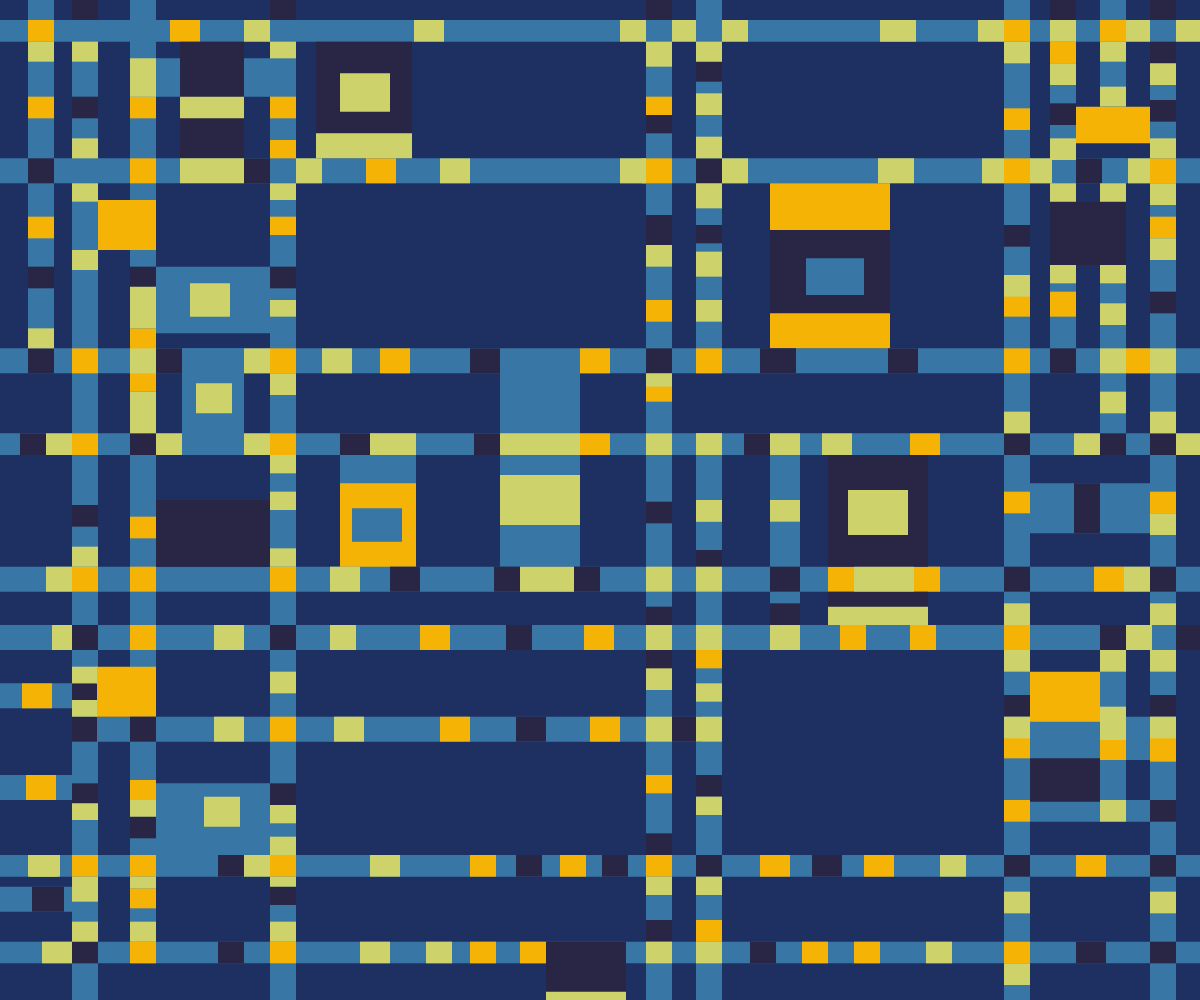
Frame 1 (no input)
Frame 60 (no input): identical to frame 1, image omitted
Frame 120 (the mouse pressed at the canvas centre since frame 60): identical to frame 1, image omitted

The p5.js sketch that drew this single still picture (run headless with seeded random() and noise() and a simulated clock; from frame 60 on, the mouse is pressed at the canvas centre):

// p5.js sketch
// ── sketch.js
let allRectsCoords = [

  //Orignal file was 600 * 600
  //Light blue 
  //Light blue (vertically from left to right)
  {x: 14/600 , y: 0/600 , w: 13/600 , h: 220/600 , colour: "rgb(56, 118, 166)"},
  {x: 36/600 , y: 0/600 , w: 13/600 , h: 600/600 , colour: "rgb(56, 118, 166)"},
  {x: 65/600 , y: 0/600 , w: 13/600 , h: 570/600 , colour: "rgb(56, 118, 166)"},
  {x: 135/600 , y: 0/600 , w: 13/600 , h: 600/600 , colour: "rgb(56, 118, 166)"},
  {x: 323/600 , y: 0/600 , w: 13/600 , h: 600/600 , colour: "rgb(56, 118, 166)"},
  {x: 348/600 , y: 0/600 , w: 13/600 , h: 220/600 , colour: "rgb(56, 118, 166)"},
  {x: 348/600 , y: 260/600 , w: 13/600 , h: 340/600 , colour: "rgb(56, 118, 166)"},
  {x: 385/600 , y: 260/600 , w: 15/600 , h: 120/600 , colour: "rgb(56, 118, 166)"},
  {x: 502/600 , y: 0/600 , w: 13/600 , h: 600/600 , colour: "rgb(56, 118, 166)"},
  {x: 525/600 , y: 0/600 , w: 13/600 , h: 220/600 , colour: "rgb(56, 118, 166)"},
  {x: 550/600 , y: 0/600 , w: 13/600 , h: 60/600 , colour: "rgb(56, 118, 166)"},
  {x: 550/600 , y: 95/600 , w: 13/600 , h: 170/600 , colour: "rgb(56, 118, 166)"},
  {x: 550/600 , y: 375/600 , w: 13/600 , h: 110/600 , colour: "rgb(56, 118, 166)"},
  {x: 575/600 , y: 0/600 , w: 13/600 , h: 600/600 , colour: "rgb(56, 118, 166)"},

  //Light blue (horizontally from top to bottom)
  {x: 0/600 , y: 12/600 , w: 600/600 , h: 13/600 , colour: "rgb(56, 118, 166)"},
  {x: 0/600 , y: 95/600 , w: 600/600 , h: 15/600 , colour: "rgb(56, 118, 166)"},
  {x: 0/600 , y: 209/600 , w: 600/600 , h: 15/600 , colour: "rgb(56, 118, 166)"},
  {x: 0/600 , y: 260/600 , w: 600/600 , h: 13/600 , colour: "rgb(56, 118, 166)"},
  {x: 0/600 , y: 340/600 , w: 600/600 , h: 15/600 , colour: "rgb(56, 118, 166)"},
  {x: 0/600 , y: 375/600 , w: 600/600 , h: 15/600 , colour: "rgb(56, 118, 166)"},
  {x: 0/600 , y: 410/600 , w: 36/600 , h: 15/600 , colour: "rgb(56, 118, 166)"},
  {x: 36/600 , y: 430/600 , w: 323/600 , h: 15/600 , colour: "rgb(56, 118, 166)"},
  {x: 502/600 , y: 430/600 , w: 85/600 , h: 26/600 , colour: "rgb(56, 118, 166)"},
  {x: 0/600 , y: 465/600 , w: 36/600 , h: 15/600 , colour: "rgb(56, 118, 166)"},
  {x: 502/600 , y: 480/600 , w: 85/600 , h: 13/600 , colour: "rgb(56, 118, 166)"},
  {x: 0/600 , y: 513/600 , w: 600/600 , h: 13/600 , colour: "rgb(56, 118, 166)"},
  {x: 0/600 , y: 532/600 , w: 36/600 , h: 15/600 , colour: "rgb(56, 118, 166)"},
  {x: 0/600 , y: 565/600 , w: 600/600 , h: 13/600 , colour: "rgb(56, 118, 166)"},

  //Light blue Rectangle but separately
  {x: 78/600 , y: 35/600 , w: 70/600 , h: 23/600 , colour: "rgb(56, 118, 166)"},
  {x: 78/600 , y: 160/600 , w: 70/600 , h: 40/600 , colour: "rgb(56, 118, 166)"},
  {x: 91/600 , y: 209/600 , w: 31/600 , h: 60/600 , colour: "rgb(56, 118, 166)"},
  {x: 78/600 , y: 470/600 , w: 60/600 , h: 43/600 , colour: "rgb(56, 118, 166)"},
  {x: 170/600 , y: 273/600 , w: 38/600 , h: 70/600 , colour: "rgb(56, 118, 166)"},
  {x: 250/600 , y: 210/600 , w: 40/600 , h: 130/600 , colour: "rgb(56, 118, 166)"},
  {x: 515/600 , y: 290/600 , w: 70/600 , h: 30/600 , colour: "rgb(56, 118, 166)"},

  //Orange
  //Orange (1st area)
  {x: 14/600 , y: 12/600 , w: 13/600 , h: 13/600 , colour: "rgb(244, 179, 5)"},
  {x: 14/600 , y: 58/600 , w: 13/600 , h: 13/600 , colour: "rgb(244, 179, 5)"},
  {x: 14/600 , y: 130/600 , w: 13/600 , h: 13/600 , colour: "rgb(244, 179, 5)"},
  {x: 11/600 , y: 410/600 , w: 15/600 , h: 15/600 , colour: "rgb(244, 179, 5)"},
  {x: 13/600 , y: 465/600 , w: 15/600 , h: 15/600 , colour: "rgb(244, 179, 5)"},

  //Orange (2nd area)
  {x: 36/600 , y: 209/600 , w: 13/600 , h: 15/600 , colour: "rgb(244, 179, 5)"},
  {x: 36/600 , y: 260/600 , w: 13/600 , h: 13/600 , colour: "rgb(244, 179, 5)"},
  {x: 36/600 , y: 340/600 , w: 13/600 , h: 15/600 , colour: "rgb(244, 179, 5)"},
  {x: 36/600 , y: 513/600 , w: 13/600 , h: 13/600 , colour: "rgb(244, 179, 5)"},

  //Orange (3rd area)
  {x: 65/600 , y: 58/600 , w: 13/600 , h: 13/600 , colour: "rgb(244, 179, 5)"},
  {x: 65/600 , y: 95/600 , w: 13/600 , h: 15/600 , colour: "rgb(244, 179, 5)"},
  {x: 65/600 , y: 197/600 , w: 13/600 , h: 13/600 , colour: "rgb(244, 179, 5)"},
  {x: 65/600 , y: 222/600 , w: 13/600 , h: 13/600 , colour: "rgb(244, 179, 5)"},
  {x: 65/600 , y: 310/600 , w: 13/600 , h: 13/600 , colour: "rgb(244, 179, 5)"},
  {x: 65/600 , y: 340/600 , w: 13/600 , h: 15/600 , colour: "rgb(244, 179, 5)"},
  {x: 65/600 , y: 375/600 , w: 13/600 , h: 15/600 , colour: "rgb(244, 179, 5)"},
  {x: 65/600 , y: 468/600 , w: 13/600 , h: 13/600 , colour: "rgb(244, 179, 5)"},
  {x: 65/600 , y: 513/600 , w: 13/600 , h: 13/600 , colour: "rgb(244, 179, 5)"},
  {x: 65/600 , y: 533/600 , w: 13/600 , h: 12/600 , colour: "rgb(244, 179, 5)"},
  {x: 65/600 , y: 565/600 , w: 13/600 , h: 13/600 , colour: "rgb(244, 179, 5)"},

  {x: 85/600 , y: 12/600 , w: 15/600 , h: 13/600 , colour: "rgb(244, 179, 5)"},

  //Orange (4th area)
  {x: 135/600 , y: 58/600 , w: 13/600 , h: 13/600 , colour: "rgb(244, 179, 5)"},
  {x: 135/600 , y: 84/600 , w: 13/600 , h: 11/600 , colour: "rgb(244, 179, 5)"},
  {x: 135/600 , y: 130/600 , w: 13/600 , h: 11/600 , colour: "rgb(244, 179, 5)"},
  {x: 135/600 , y: 209/600 , w: 13/600 , h: 15/600 , colour: "rgb(244, 179, 5)"},
  {x: 135/600 , y: 260/600 , w: 13/600 , h: 13/600 , colour: "rgb(244, 179, 5)"},
  {x: 135/600 , y: 340/600 , w: 13/600 , h: 15/600 , colour: "rgb(244, 179, 5)"},
  {x: 135/600 , y: 430/600 , w: 13/600 , h: 15/600 , colour: "rgb(244, 179, 5)"},
  {x: 135/600 , y: 513/600 , w: 13/600 , h: 13/600 , colour: "rgb(244, 179, 5)"},
  {x: 135/600 , y: 565/600 , w: 13/600 , h: 13/600 , colour: "rgb(244, 179, 5)"},

  {x: 183/600 , y: 95/600 , w: 15/600 , h: 15/600 , colour: "rgb(244, 179, 5)"},
  {x: 190/600 , y: 209/600 , w: 15/600 , h: 15/600 , colour: "rgb(244, 179, 5)"},
  {x: 210/600 , y: 375/600 , w: 15/600 , h: 15/600 , colour: "rgb(244, 179, 5)"},
  {x: 220/600 , y: 430/600 , w: 15/600 , h: 15/600 , colour: "rgb(244, 179, 5)"},
  {x: 235/600 , y: 513/600 , w: 13/600 , h: 13/600 , colour: "rgb(244, 179, 5)"},
  {x: 235/600 , y: 565/600 , w: 13/600 , h: 13/600 , colour: "rgb(244, 179, 5)"},

  {x: 290/600 , y: 209/600 , w: 15/600 , h: 15/600 , colour: "rgb(244, 179, 5)"},
  {x: 290/600 , y: 260/600 , w: 15/600 , h: 13/600 , colour: "rgb(244, 179, 5)"},
  {x: 292/600 , y: 375/600 , w: 15/600 , h: 15/600 , colour: "rgb(244, 179, 5)"},
  {x: 295/600 , y: 430/600 , w: 15/600 , h: 15/600 , colour: "rgb(244, 179, 5)"},
  {x: 280/600 , y: 513/600 , w: 13/600 , h: 13/600 , colour: "rgb(244, 179, 5)"},
  {x: 260/600 , y: 565/600 , w: 13/600 , h: 13/600 , colour: "rgb(244, 179, 5)"},

  //Orange (5th area)
  {x: 323/600 , y: 58/600 , w: 13/600 , h: 11/600 , colour: "rgb(244, 179, 5)"},
  {x: 321/600 , y: 95/600 , w: 15/600 , h: 15/600 , colour: "rgb(244, 179, 5)"},
  {x: 323/600 , y: 180/600 , w: 13/600 , h: 13/600 , colour: "rgb(244, 179, 5)"},
  {x: 323/600 , y: 230/600 , w: 13/600 , h: 11/600 , colour: "rgb(244, 179, 5)"},
  {x: 323/600 , y: 465/600 , w: 13/600 , h: 11/600 , colour: "rgb(244, 179, 5)"},
  {x: 323/600 , y: 513/600 , w: 13/600 , h: 13/600 , colour: "rgb(244, 179, 5)"},

  //Orange (6th area)
  {x: 348/600 , y: 209/600 , w: 13/600 , h: 15/600 , colour: "rgb(244, 179, 5)"},
  {x: 348/600 , y: 300/600 , w: 13/600 , h: 13/600 , colour: "rgb(244, 179, 5)"},
  {x: 348/600 , y: 388/600 , w: 13/600 , h: 13/600 , colour: "rgb(244, 179, 5)"},
  {x: 348/600 , y: 552/600 , w: 13/600 , h: 13/600 , colour: "rgb(244, 179, 5)"},

  {x: 401/600 , y: 565/600 , w: 13/600 , h: 13/600 , colour: "rgb(244, 179, 5)"},
  {x: 427/600 , y: 565/600 , w: 13/600 , h: 13/600 , colour: "rgb(244, 179, 5)"},
  {x: 380/600 , y: 513/600 , w: 15/600 , h: 13/600 , colour: "rgb(244, 179, 5)"},
  {x: 414/600 , y: 340/600 , w: 13/600 , h: 15/600 , colour: "rgb(244, 179, 5)"},
  {x: 420/600 , y: 375/600 , w: 13/600 , h: 15/600 , colour: "rgb(244, 179, 5)"},
  {x: 455/600 , y: 260/600 , w: 15/600 , h: 13/600 , colour: "rgb(244, 179, 5)"},
  {x: 457/600 , y: 340/600 , w: 13/600 , h: 15/600 , colour: "rgb(244, 179, 5)"},
  {x: 455/600 , y: 375/600 , w: 13/600 , h: 15/600 , colour: "rgb(244, 179, 5)"},
  {x: 432/600 , y: 513/600 , w: 15/600 , h: 13/600 , colour: "rgb(244, 179, 5)"},

  //Orange (7th area)
  {x: 502/600 , y: 12/600 , w: 13/600 , h: 13/600 , colour: "rgb(244, 179, 5)"},
  {x: 502/600 , y: 65/600 , w: 13/600 , h: 13/600 , colour: "rgb(244, 179, 5)"},
  {x: 502/600 , y: 95/600 , w: 13/600 , h: 15/600 , colour: "rgb(244, 179, 5)"},
  {x: 502/600 , y: 175/600 , w: 13/600 , h: 15/600 , colour: "rgb(244, 179, 5)"},
  {x: 502/600 , y: 209/600 , w: 13/600 , h: 15/600 , colour: "rgb(244, 179, 5)"},
  {x: 502/600 , y: 295/600 , w: 13/600 , h: 13/600 , colour: "rgb(244, 179, 5)"},
  {x: 502/600 , y: 375/600 , w: 13/600 , h: 15/600 , colour: "rgb(244, 179, 5)"},
  {x: 502/600 , y: 442/600 , w: 13/600 , h: 13/600 , colour: "rgb(244, 179, 5)"},
  {x: 502/600 , y: 480/600 , w: 13/600 , h: 13/600 , colour: "rgb(244, 179, 5)"},
  {x: 502/600 , y: 565/600 , w: 13/600 , h: 13/600 , colour: "rgb(244, 179, 5)"},

  //Orange (8th area)
  {x: 525/600 , y: 25/600 , w: 13/600 , h: 13/600 , colour: "rgb(244, 179, 5)"},
  {x: 525/600 , y: 175/600 , w: 13/600 , h: 15/600 , colour: "rgb(244, 179, 5)"},
  {x: 538/600 , y: 513/600 , w: 15/600 , h: 13/600 , colour: "rgb(244, 179, 5)"},
  {x: 550/600 , y: 12/600 , w: 13/600 , h: 13/600 , colour: "rgb(244, 179, 5)"},
  {x: 547/600 , y: 340/600 , w: 15/600 , h: 15/600 , colour: "rgb(244, 179, 5)"},
  {x: 550/600 , y: 443/600 , w: 13/600 , h: 13/600 , colour: "rgb(244, 179, 5)"},
  {x: 563/600 , y: 209/600 , w: 12/600 , h: 15/600 , colour: "rgb(244, 179, 5)"},

  //Orange (9th area)
  {x: 575/600 , y: 95/600 , w: 13/600 , h: 15/600 , colour: "rgb(244, 179, 5)"},
  {x: 575/600 , y: 130/600 , w: 13/600 , h: 13/600 , colour: "rgb(244, 179, 5)"},
  {x: 575/600 , y: 295/600 , w: 13/600 , h: 13/600 , colour: "rgb(244, 179, 5)"},
  {x: 575/600 , y: 442/600 , w: 13/600 , h: 15/600 , colour: "rgb(244, 179, 5)"},

  //Orange Rectangle but separately
  {x: 49/600 , y: 120/600 , w: 29/600 , h: 30/600 , colour: "rgb(244, 179, 5)"},
  {x: 48/600 , y: 400/600 , w: 30/600 , h: 30/600 , colour: "rgb(244, 179, 5)"},
  {x: 170/600 , y: 290/600 , w: 38/600 , h: 50/600 , colour: "rgb(244, 179, 5)"},
  {x: 385/600 , y: 110/600 , w: 60/600 , h: 99/600 , colour: "rgb(244, 179, 5)"},
  {x: 538/600 , y: 64/600 , w: 37/600 , h: 22/600 , colour: "rgb(244, 179, 5)"},
  {x: 515/600 , y: 403/600 , w: 35/600 , h: 30/600 , colour: "rgb(244, 179, 5)"},

  // Dark blue
  //Dark blue 1st column from the left
  {x: 14/600 , y: 95/600 , w: 13/600 , h: 15/600 , colour: "rgb(41, 37, 69)"},
  {x: 14/600 , y: 160/600 , w: 13/600 , h: 13/600 , colour:  "rgb(41, 37, 69)"},
  {x: 14/600 , y: 209/600 , w: 13/600 , h: 15/600 , colour:  "rgb(41, 37, 69)"},
  {x: 10/600 , y: 260/600 , w: 13/600 , h: 13/600 , colour:  "rgb(41, 37, 69)"},
  {x: 16/600 , y: 532/600 , w: 16/600 , h: 15/600 , colour:  "rgb(41, 37, 69)"},

  //Dark blue 2nd column from the left
  {x: 36/600 , y: 0/600 , w: 13/600 , h: 12/600 , colour:  "rgb(41, 37, 69)"},
  {x: 36/600 , y: 58/600 , w: 13/600 , h: 13/600 , colour:  "rgb(41, 37, 69)"},
  {x: 36/600 , y: 303/600 , w: 13/600 , h: 13/600 , colour:  "rgb(41, 37, 69)"},
  {x: 36/600 , y: 375/600 , w: 13/600 , h: 15/600 , colour:  "rgb(41, 37, 69)"},
  {x: 36/600 , y: 410/600 , w: 12.5/600 , h: 11/600 , colour:  "rgb(41, 37, 69)"},
  {x: 36/600 , y: 430/600 , w: 12.5/600 , h: 15/600 , colour:  "rgb(41, 37, 69)"},
  {x: 36/600 , y: 470/600 , w: 13/600 , h: 12/600 , colour:  "rgb(41, 37, 69)"},
  {x: 36/600 , y: 565/600 , w: 13/600 , h: 13/600 , colour:  "rgb(41, 37, 69)"},

  //Dark blue 3rd column from the left
  {x: 65/600 , y: 160/600 , w: 13/600 , h: 13/600 , colour:  "rgb(41, 37, 69)"},
  {x: 65/600 , y: 260/600 , w: 13/600 , h: 13/600 , colour:  "rgb(41, 37, 69)"},
  {x: 65/600 , y: 430/600 , w: 13/600 , h: 15/600 , colour:  "rgb(41, 37, 69)"},
  {x: 65/600 , y: 490/600 , w: 13/600 , h: 13/600 , colour:  "rgb(41, 37, 69)"},

  //Dark blue 4th column from the left
  {x: 135/600 , y: 0/600 , w: 13/600 , h: 12/600 , colour:  "rgb(41, 37, 69)"},
  {x: 135/600 , y: 160/600 , w: 13/600 , h: 13/600 , colour:  "rgb(41, 37, 69)"},
  {x: 135/600 , y: 375/600 , w: 13/600 , h: 15/600 , colour:  "rgb(41, 37, 69)"},
  {x: 135/600 , y: 470/600 , w: 13/600 , h: 13/600 , colour:  "rgb(41, 37, 69)"},
  {x: 135/600 , y: 532/600 , w: 13/600 , h: 11/600 , colour:  "rgb(41, 37, 69)"},

  //Dark blue 5th column from the left
  {x: 323/600 , y: 0/600 , w: 13/600 , h: 12/600 , colour:  "rgb(41, 37, 69)"},
  {x: 323/600 , y: 69/600 , w: 13/600 , h: 11/600 , colour:  "rgb(41, 37, 69)"},
  {x: 323/600 , y: 129/600 , w: 13/600 , h: 18/600 , colour:  "rgb(41, 37, 69)"},
  {x: 323/600 , y: 209/600 , w: 13/600 , h: 15/600 , colour:  "rgb(41, 37, 69)"},
  {x: 323/600 , y: 301/600 , w: 13/600 , h: 13/600 , colour:  "rgb(41, 37, 69)"},
  {x: 323/600 , y: 364/600 , w: 13/600 , h: 11/600 , colour:  "rgb(41, 37, 69)"},
  {x: 323/600 , y: 390/600 , w: 13/600 , h: 13/600 , colour:  "rgb(41, 37, 69)"},
  {x: 323/600 , y: 500/600 , w: 13/600 , h: 13/600 , colour:  "rgb(41, 37, 69)"},
  {x: 323/600 , y: 552/600 , w: 13/600 , h: 13/600 , colour:  "rgb(41, 37, 69)"},

  //Dark blue 6th column from the left
  {x: 348/600 , y: 37/600 , w: 13/600 , h: 12/600 , colour:  "rgb(41, 37, 69)"},
  {x: 348/600 , y: 95/600 , w: 13/600 , h: 15/600 , colour:  "rgb(41, 37, 69)"},
  {x: 348/600 , y: 135/600 , w: 13/600 , h: 11/600 , colour:  "rgb(41, 37, 69)"},
  {x: 348/600 , y: 330/600 , w: 13/600 , h: 11/600 , colour:  "rgb(41, 37, 69)"},
  {x: 348/600 , y: 465/600 , w: 13/600 , h: 13/600 , colour:  "rgb(41, 37, 69)"},
  {x: 348/600 , y: 513/600 , w: 13/600 , h: 13/600 , colour:  "rgb(41, 37, 69)"},

  {x: 385/600 , y: 340/600 , w: 15/600 , h: 15/600 , colour:  "rgb(41, 37, 69)"},
  {x: 385/600 , y: 362/600 , w: 15/600 , h: 15/600 , colour:  "rgb(41, 37, 69)"},

  //Dark blue 7th column from the left
  {x: 502/600 , y: 135/600 , w: 13/600 , h: 13/600 , colour:  "rgb(41, 37, 69)"},
  {x: 502/600 , y: 260/600 , w: 13/600 , h: 13/600 , colour:  "rgb(41, 37, 69)"},
  {x: 502/600 , y: 340/600 , w: 13/600 , h: 15/600 , colour:  "rgb(41, 37, 69)"},
  {x: 502/600 , y: 417/600 , w: 13/600 , h: 13/600 , colour:  "rgb(41, 37, 69)"},
  {x: 502/600 , y: 513/600 , w: 13/600 , h: 13/600 , colour:  "rgb(41, 37, 69)"},

  {x: 525/600 , y: 0/600 , w: 13/600 , h: 13/600 , colour:  "rgb(41, 37, 69)"},
  {x: 525/600 , y: 62/600 , w: 13/600 , h: 13/600 , colour:  "rgb(41, 37, 69)"},
  {x: 525/600 , y: 209/600 , w: 13/600 , h: 15/600 , colour:  "rgb(41, 37, 69)"},

  //Dark blue 8th column from the left
  {x: 550/600 , y: 260/600 , w: 13/600 , h: 13/600 , colour:  "rgb(41, 37, 69)"},
  {x: 550/600 , y: 375/600 , w: 13/600 , h: 15/600 , colour:  "rgb(41, 37, 69)"},

  //Dark blue 9th column from the left
  {x: 575/600 , y: 0/600 , w: 13/600 , h: 12/600 , colour:  "rgb(41, 37, 69)"},
  {x: 575/600 , y: 25/600 , w: 13/600 , h: 13/600 , colour:  "rgb(41, 37, 69)"},
  {x: 575/600 , y: 60/600 , w: 13/600 , h: 13/600 , colour:  "rgb(41, 37, 69)"},
  {x: 575/600 , y: 175/600 , w: 13/600 , h: 13/600 , colour:  "rgb(41, 37, 69)"},
  {x: 575/600 , y: 260/600 , w: 13/600 , h: 13/600 , colour:  "rgb(41, 37, 69)"},
  {x: 575/600 , y: 340/600 , w: 13/600 , h: 15/600 , colour:  "rgb(41, 37, 69)"},
  {x: 575/600 , y: 417/600 , w: 13/600 , h: 13/600 , colour:  "rgb(41, 37, 69)"},
  {x: 575/600 , y: 480/600 , w: 13/600 , h: 13/600 , colour:  "rgb(41, 37, 69)"},
  {x: 575/600 , y: 513/600 , w: 13/600 , h: 13/600 , colour:  "rgb(41, 37, 69)"},
  {x: 575/600 , y: 565/600 , w: 13/600 , h: 13/600 , colour:  "rgb(41, 37, 69)"},

  //Dark blue Rectangle but separately
  {x: 90/600 , y: 25/600 , w: 32/600 , h: 70/600 , colour:  "rgb(41, 37, 69)"},
  {x: 122/600 , y: 95/600 , w: 13/600 , h: 15/600 , colour:  "rgb(41, 37, 69)"},
  {x: 78/600 , y: 300/600 , w: 57/600 , h: 40/600 , colour:  "rgb(41, 37, 69)"},
  {x: 158/600 , y: 25/600 , w: 48/600 , h: 55/600 , colour:  "rgb(41, 37, 69)"},
  {x: 273/600 , y: 565/600 , w: 40/600 , h: 32/600 , colour:  "rgb(41, 37, 69)"},
  {x: 385/600 , y: 138/600 , w: 60/600 , h: 50/600 , colour:  "rgb(41, 37, 69)"},
  {x: 414/600 , y: 273/600 , w: 50/600 , h: 67/600 , colour:  "rgb(41, 37, 69)"},
  {x: 414/600 , y: 355/600 , w: 50/600 , h: 11/600 , colour:  "rgb(41, 37, 69)"},
  {x: 525/600 , y: 121/600 , w: 38/600 , h: 38/600 , colour:  "rgb(41, 37, 69)"},
  {x: 515/600 , y: 455/600 , w: 35/600 , h: 26/600 , colour:  "rgb(41, 37, 69)"},
  {x: 537/600 , y: 290/600 , w: 13/600 , h: 30/600 , colour:  "rgb(41, 37, 69)"},

  //Dark blue 2nd line
  {x: 538/600 , y: 95/600 , w: 13/600 , h: 15/600 , colour:  "rgb(41, 37, 69)"},

  //Dark blue 3rd line
  {x: 78/600 , y: 209/600 , w: 13/600 , h: 15/600 , colour:  "rgb(41, 37, 69)"},
  {x: 235/600 , y: 209/600 , w: 15/600 , h: 15/600 , colour:  "rgb(41, 37, 69)"},
  {x: 380/600 , y: 209/600 , w: 18/600 , h: 15/600 , colour:  "rgb(41, 37, 69)"},
  {x: 444/600 , y: 209/600 , w: 15/600 , h: 15/600 , colour:  "rgb(41, 37, 69)"},

  //Dark blue 4th line
  {x: 170/600 , y: 260/600 , w: 15/600 , h: 13/600 , colour:  "rgb(41, 37, 69)"},
  {x: 237/600 , y: 260/600 , w: 13/600 , h: 13/600 , colour:  "rgb(41, 37, 69)"},
  {x: 372/600 , y: 260/600 , w: 13/600 , h: 13/600 , colour:  "rgb(41, 37, 69)"},

  //Dark blue 5th line
  {x: 195/600 , y: 340/600 , w: 15/600 , h: 15/600 , colour:  "rgb(41, 37, 69)"},
  {x: 247/600 , y: 340/600 , w: 13/600 , h: 15/600 , colour:  "rgb(41, 37, 69)"},
  {x: 287/600 , y: 340/600 , w: 13/600 , h: 15/600 , colour:  "rgb(41, 37, 69)"},

  //Dark blue 6th line
  {x: 253/600 , y: 375/600 , w: 13/600 , h: 15/600 , colour:  "rgb(41, 37, 69)"},
  {x: 588/600 , y: 375/600 , w: 13/600 , h: 15/600 , colour:  "rgb(41, 37, 69)"},

  //Dark blue 7th line
  {x: 258/600 , y: 430/600 , w: 15/600 , h: 15/600 , colour:  "rgb(41, 37, 69)"},
  {x: 336/600 , y: 430/600 , w: 15/600 , h: 15/600 , colour:  "rgb(41, 37, 69)"},

  //Dark blue 8th line
  {x: 109/600 , y: 513/600 , w: 13/600 , h: 13/600 , colour:  "rgb(41, 37, 69)"},
  {x: 406/600 , y: 513/600 , w: 15/600 , h: 13/600 , colour:  "rgb(41, 37, 69)"},
  {x: 301/600 , y: 513/600 , w: 13/600 , h: 13/600 , colour:  "rgb(41, 37, 69)"},
  {x: 258/600 , y: 513/600 , w: 13/600 , h: 13/600 , colour:  "rgb(41, 37, 69)"},

  //Dark blue 9th line
  {x: 109/600 , y: 565/600 , w: 13/600 , h: 13/600 , colour:  "rgb(41, 37, 69)"},
  {x: 375/600 , y: 565/600 , w: 13/600 , h: 13/600 , colour:  "rgb(41, 37, 69)"},
  {x: 538/600 , y: 565/600 , w: 15/600 , h: 13/600 , colour:  "rgb(41, 37, 69)"},

  // Yellow
  //Yellow 1st column from the left
  {x: 14/600 , y: 25/600 , w: 13/600 , h: 12/600 , colour: "rgb(205, 210, 106)"},
  {x: 14/600 , y: 197/600 , w: 13/600 , h: 12/600 , colour: "rgb(205, 210, 106)"},
  {x: 15/600 , y: 513/600 , w: 15/600 , h: 13/600 , colour: "rgb(205, 210, 106)"},
  {x: 23/600 , y: 260/600 , w: 13/600 , h: 13/600 , colour: "rgb(205, 210, 106)"},
  {x: 23/600 , y: 340/600 , w: 13/600 , h: 15/600 , colour: "rgb(205, 210, 106)"},
  {x: 26/600 , y: 375/600 , w: 10/600 , h: 15/600 , colour: "rgb(205, 210, 106)"},
  {x: 14/600 , y: 513/600 , w: 15/600 , h: 13/600 , colour: "rgb(205, 210, 106)"},
  {x: 21/600 , y: 565/600 , w: 15/600 , h: 13/600 , colour: "rgb(205, 210, 106)"},

  //Yellow 2nd column from the left
  {x: 36/600 , y: 25/600 , w: 13/600 , h: 12/600 , colour: "rgb(205, 210, 106)"},
  {x: 36/600 , y: 83/600 , w: 13/600 , h: 12/600 , colour: "rgb(205, 210, 106)"},
  {x: 36/600 , y: 110/600 , w: 13/600 , h: 11/600 , colour: "rgb(205, 210, 106)"},
  {x: 36/600 , y: 150/600 , w: 13/600 , h: 12/600 , colour: "rgb(205, 210, 106)"},
  {x: 36/600 , y: 328/600 , w: 13/600 , h: 12/600 , colour: "rgb(205, 210, 106)"},
  {x: 36/600 , y: 400/600 , w: 12.5/600 , h: 10/600 , colour: "rgb(205, 210, 106)"},
  {x: 36/600 , y: 420/600 , w: 12.5/600 , h: 10/600 , colour: "rgb(205, 210, 106)"},
  {x: 36/600 , y: 482/600 , w: 13/600 , h: 10/600 , colour: "rgb(205, 210, 106)"},
  {x: 36/600 , y: 526/600 , w: 13/600 , h: 15/600 , colour: "rgb(205, 210, 106)"},
  {x: 36/600 , y: 553/600 , w: 13/600 , h: 12/600 , colour: "rgb(205, 210, 106)"},

  //Yellow 3rd column from the left
  {x: 65/600 , y: 35/600 , w: 13/600 , h: 23/600 , colour: "rgb(205, 210, 106)"},
  {x: 65/600 , y: 209/600 , w: 13/600 , h: 15/600 , colour: "rgb(205, 210, 106)"},
  {x: 65/600 , y: 172/600 , w: 13/600 , h: 25/600 , colour: "rgb(205, 210, 106)"},
  {x: 65/600 , y: 235/600 , w: 13/600 , h: 25/600 , colour: "rgb(205, 210, 106)"},
  {x: 65/600 , y: 480/600 , w: 13/600 , h: 10/600 , colour: "rgb(205, 210, 106)"},
  {x: 65/600 , y: 526/600 , w: 13/600 , h: 7/600 , colour: "rgb(205, 210, 106)"},
  {x: 65/600 , y: 553/600 , w: 13/600 , h: 12/600 , colour: "rgb(205, 210, 106)"},

  //Yellow 4th column from the left
  {x: 135/600 , y: 25/600 , w: 13/600 , h: 10/600 , colour: "rgb(205, 210, 106)"},
  {x: 135/600 , y: 110/600 , w: 13/600 , h: 10/600 , colour: "rgb(205, 210, 106)"},
  {x: 135/600 , y: 180/600 , w: 13/600 , h: 10/600 , colour: "rgb(205, 210, 106)"},
  {x: 135/600 , y: 224/600 , w: 13/600 , h: 13/600 , colour: "rgb(205, 210, 106)"},
  {x: 135/600 , y: 273/600 , w: 13/600 , h: 11/600 , colour: "rgb(205, 210, 106)"},
  {x: 135/600 , y: 295/600 , w: 13/600 , h: 11/600 , colour: "rgb(205, 210, 106)"},
  {x: 135/600 , y: 329/600 , w: 13/600 , h: 11/600 , colour: "rgb(205, 210, 106)"},
  {x: 135/600 , y: 403/600 , w: 13/600 , h: 13/600 , colour: "rgb(205, 210, 106)"},
  {x: 135/600 , y: 483/600 , w: 13/600 , h: 11/600 , colour: "rgb(205, 210, 106)"},
  {x: 135/600 , y: 502/600 , w: 13/600 , h: 11/600 , colour: "rgb(205, 210, 106)"},
  {x: 135/600 , y: 526/600 , w: 13/600 , h: 6/600 , colour: "rgb(205, 210, 106)"},
  {x: 135/600 , y: 553/600 , w: 13/600 , h: 12/600 , colour: "rgb(205, 210, 106)"},

  //Yellow 5th column from the left
  {x: 323/600 , y: 25/600 , w: 13/600 , h: 15/600 , colour: "rgb(205, 210, 106)"},
  {x: 323/600 , y: 147/600 , w: 13/600 , h: 13/600 , colour: "rgb(205, 210, 106)"},
  {x: 323/600 , y: 224/600 , w: 13/600 , h: 8/600 , colour: "rgb(205, 210, 106)"},
  {x: 323/600 , y: 260/600 , w: 13/600 , h: 13/600 , colour: "rgb(205, 210, 106)"},
  {x: 323/600 , y: 340/600 , w: 13/600 , h: 15/600 , colour: "rgb(205, 210, 106)"},
  {x: 323/600 , y: 375/600 , w: 13/600 , h: 15/600 , colour: "rgb(205, 210, 106)"},
  {x: 323/600 , y: 401/600 , w: 13/600 , h: 13/600 , colour: "rgb(205, 210, 106)"},
  {x: 323/600 , y: 430/600 , w: 13/600 , h: 15/600 , colour: "rgb(205, 210, 106)"},
  {x: 323/600 , y: 526/600 , w: 13/600 , h: 11/600 , colour: "rgb(205, 210, 106)"},
  {x: 323/600 , y: 565/600 , w: 13/600 , h: 13/600 , colour: "rgb(205, 210, 106)"},

  //Yellow 6th column from the left
  {x: 348/600 , y: 25/600 , w: 13/600 , h: 12/600 , colour: "rgb(205, 210, 106)"},
  {x: 348/600 , y: 56/600 , w: 13/600 , h: 13/600 , colour: "rgb(205, 210, 106)"},
  {x: 348/600 , y: 82/600 , w: 13/600 , h: 13/600 , colour: "rgb(205, 210, 106)"},
  {x: 348/600 , y: 110/600 , w: 13/600 , h: 15/600 , colour: "rgb(205, 210, 106)"},
  {x: 348/600 , y: 151/600 , w: 13/600 , h: 15/600 , colour: "rgb(205, 210, 106)"},
  {x: 348/600 , y: 180/600 , w: 13/600 , h: 13/600 , colour: "rgb(205, 210, 106)"},
  {x: 348/600 , y: 260/600 , w: 13/600 , h: 13/600 , colour: "rgb(205, 210, 106)"},
  {x: 348/600 , y: 340/600 , w: 13/600 , h: 15/600 , colour: "rgb(205, 210, 106)"},
  {x: 348/600 , y: 375/600 , w: 13/600 , h: 15/600 , colour: "rgb(205, 210, 106)"},
  {x: 348/600 , y: 430/600 , w: 13/600 , h: 15/600 , colour: "rgb(205, 210, 106)"},
  {x: 348/600 , y: 410/600 , w: 13/600 , h: 11/600 , colour: "rgb(205, 210, 106)"},
  {x: 348/600 , y: 478/600 , w: 13/600 , h: 11/600 , colour: "rgb(205, 210, 106)"},
  {x: 348/600 , y: 526/600 , w: 13/600 , h: 11/600 , colour: "rgb(205, 210, 106)"},
  {x: 348/600 , y: 565/600 , w: 13/600 , h: 13/600 , colour: "rgb(205, 210, 106)"},

  {x: 348/600 , y: 260/600 , w: 13/600 , h: 13/600 , colour: "rgb(205, 210, 106)"},
  {x: 348/600 , y: 300/600 , w: 13/600 , h: 13/600 , colour: "rgb(205, 210, 106)"},

  //Yellow 7th column from the left
  {x: 502/600 , y: 25/600 , w: 13/600 , h: 13/600 , colour: "rgb(205, 210, 106)"},
  {x: 502/600 , y: 165/600 , w: 13/600 , h: 13/600 , colour: "rgb(205, 210, 106)"},
  {x: 502/600 , y: 247/600 , w: 13/600 , h: 13/600 , colour: "rgb(205, 210, 106)"},
  {x: 502/600 , y: 362/600 , w: 13/600 , h: 13/600 , colour: "rgb(205, 210, 106)"},
  {x: 502/600 , y: 390/600 , w: 13/600 , h: 13/600 , colour: "rgb(205, 210, 106)"},
  {x: 502/600 , y: 430/600 , w: 13/600 , h: 13/600 , colour: "rgb(205, 210, 106)"},
  {x: 502/600 , y: 535/600 , w: 13/600 , h: 13/600 , colour: "rgb(205, 210, 106)"},
  {x: 502/600 , y: 578/600 , w: 13/600 , h: 13/600 , colour: "rgb(205, 210, 106)"},

  {x: 525/600 , y: 12/600 , w: 13/600 , h: 13/600 , colour: "rgb(205, 210, 106)"},
  {x: 525/600 , y: 38/600 , w: 13/600 , h: 13/600 , colour: "rgb(205, 210, 106)"},
  {x: 525/600 , y: 83/600 , w: 13/600 , h: 13/600 , colour: "rgb(205, 210, 106)"},
  {x: 525/600 , y: 110/600 , w: 13/600 , h: 11/600 , colour: "rgb(205, 210, 106)"},
  {x: 525/600 , y: 159/600 , w: 13/600 , h: 11/600 , colour: "rgb(205, 210, 106)"},

  //Yellow 8th column from the left
  {x: 550/600 , y: 25/600 , w: 13/600 , h: 12/600 , colour: "rgb(205, 210, 106)"},
  {x: 550/600 , y: 52/600 , w: 13/600 , h: 12/600 , colour: "rgb(205, 210, 106)"},
  {x: 550/600 , y: 110/600 , w: 13/600 , h: 11/600 , colour: "rgb(205, 210, 106)"},
  {x: 550/600 , y: 159/600 , w: 13/600 , h: 11/600 , colour: "rgb(205, 210, 106)"},
  {x: 550/600 , y: 182/600 , w: 13/600 , h: 13/600 , colour: "rgb(205, 210, 106)"},
  {x: 550/600 , y: 209/600 , w: 13/600 , h: 15/600 , colour: "rgb(205, 210, 106)"},
  {x: 550/600 , y: 235/600 , w: 13/600 , h: 13/600 , colour: "rgb(205, 210, 106)"},
  {x: 550/600 , y: 390/600 , w: 13/600 , h: 13/600 , colour: "rgb(205, 210, 106)"},
  {x: 550/600 , y: 424/600 , w: 13/600 , h: 20/600 , colour: "rgb(205, 210, 106)"},
  {x: 550/600 , y: 480/600 , w: 13/600 , h: 13/600 , colour: "rgb(205, 210, 106)"},
  {x: 563/600 , y: 12/600 , w: 12/600 , h: 13/600 , colour: "rgb(205, 210, 106)"},

  //Yellow 9th column from the left
  {x: 575/600 , y: 38/600 , w: 13/600 , h: 13/600 , colour: "rgb(205, 210, 106)"},
  {x: 575/600 , y: 83/600 , w: 13/600 , h: 12/600 , colour: "rgb(205, 210, 106)"},
  {x: 575/600 , y: 110/600 , w: 13/600 , h: 13/600 , colour: "rgb(205, 210, 106)"},
  {x: 575/600 , y: 143/600 , w: 13/600 , h: 13/600 , colour: "rgb(205, 210, 106)"},
  {x: 575/600 , y: 209/600 , w: 13/600 , h: 15/600 , colour: "rgb(205, 210, 106)"},
  {x: 575/600 , y: 247/600 , w: 13/600 , h: 13/600 , colour: "rgb(205, 210, 106)"},
  {x: 575/600 , y: 308/600 , w: 13/600 , h: 13/600 , colour: "rgb(205, 210, 106)"},
  {x: 575/600 , y: 362/600 , w: 13/600 , h: 13/600 , colour: "rgb(205, 210, 106)"},
  {x: 575/600 , y: 390/600 , w: 13/600 , h: 13/600 , colour: "rgb(205, 210, 106)"},
  {x: 563/600 , y: 375/600 , w: 13/600 , h: 15/600 , colour: "rgb(205, 210, 106)"},
  {x: 575/600 , y: 430/600 , w: 13/600 , h: 13/600 , colour: "rgb(205, 210, 106)"},
  {x: 575/600 , y: 535/600 , w: 13/600 , h: 13/600 , colour: "rgb(205, 210, 106)"},

  //Yellow Rectangle but separately
  {x: 90/600 , y: 58/600 , w: 32/600 , h: 13/600 , colour: "rgb(205, 210, 106)"},
  {x: 90/600 , y: 95/600 , w: 32/600 , h: 15/600 , colour: "rgb(205, 210, 106)"},
  {x: 170/600 , y: 44/600 , w: 25/600 , h: 23/600 , colour: "rgb(205, 210, 106)"},
  {x: 158/600 , y: 80/600 , w: 48/600 , h: 15/600 , colour: "rgb(205, 210, 106)"},
  {x: 95/600 , y: 170/600 , w: 20/600 , h: 20/600 , colour: "rgb(205, 210, 106)"},
  {x: 98/600 , y: 230/600 , w: 18/600 , h: 18/600 , colour: "rgb(205, 210, 106)"},
  {x: 424/600 , y: 294/600 , w: 30/600 , h: 27/600 , colour: "rgb(205, 210, 106)"},
  {x: 414/600 , y: 364/600 , w: 50/600 , h: 11/600 , colour: "rgb(205, 210, 106)"},
  {x: 102/600 , y: 478/600 , w: 18/600 , h: 18/600 , colour: "rgb(205, 210, 106)"},
  {x: 273/600 , y: 595/600 , w: 40/600 , h: 5/600 , colour: "rgb(205, 210, 106)"},
  {x: 385/600 , y: 260/600 , w: 15/600 , h: 13/600 , colour: "rgb(205, 210, 106)"},
  {x: 385/600 , y: 300/600 , w: 15/600 , h: 13/600 , colour: "rgb(205, 210, 106)"},

  //Yellow 1st line
  {x: 122/600 , y: 12/600 , w: 13/600 , h: 13/600 , colour: "rgb(205, 210, 106)"},
  {x: 207/600 , y: 12/600 , w: 15/600 , h: 13/600 , colour: "rgb(205, 210, 106)"},
  {x: 310/600 , y: 12/600 , w: 13/600 , h: 13/600 , colour: "rgb(205, 210, 106)"},
  {x: 336/600 , y: 12/600 , w: 12/600 , h: 13/600 , colour: "rgb(205, 210, 106)"},
  {x: 361/600 , y: 12/600 , w: 13/600 , h: 13/600 , colour: "rgb(205, 210, 106)"},
  {x: 440/600 , y: 12/600 , w: 18/600 , h: 13/600 , colour: "rgb(205, 210, 106)"},
  {x: 489/600 , y: 12/600 , w: 13/600 , h: 13/600 , colour: "rgb(205, 210, 106)"},
  {x: 588/600 , y: 12/600 , w: 13/600 , h: 13/600 , colour: "rgb(205, 210, 106)"},

  //Yellow 2nd line
  {x: 148/600 , y: 95/600 , w: 13/600 , h: 15/600 , colour: "rgb(205, 210, 106)"},
  {x: 220/600 , y: 95/600 , w: 15/600 , h: 15/600 , colour: "rgb(205, 210, 106)"},
  {x: 310/600 , y: 95/600 , w: 13/600 , h: 15/600 , colour: "rgb(205, 210, 106)"},
  {x: 361/600 , y: 95/600 , w: 13/600 , h: 15/600 , colour: "rgb(205, 210, 106)"},
  {x: 439/600 , y: 95/600 , w: 18/600 , h: 15/600 , colour: "rgb(205, 210, 106)"},
  {x: 491/600 , y: 95/600 , w: 11/600 , h: 15/600 , colour: "rgb(205, 210, 106)"},
  {x: 515/600 , y: 95/600 , w: 11/600 , h: 15/600 , colour: "rgb(205, 210, 106)"},
  {x: 564/600 , y: 95/600 , w: 11/600 , h: 15/600 , colour: "rgb(205, 210, 106)"},

  //Yellow 3rd line
  {x: 122/600 , y: 209/600 , w: 13/600 , h: 15/600 , colour: "rgb(205, 210, 106)"},
  {x: 161/600 , y: 209/600 , w: 15/600 , h: 15/600 , colour: "rgb(205, 210, 106)"},

  //Yellow 4th line
  {x: 78/600 , y: 260/600 , w: 13/600 , h: 13/600 , colour: "rgb(205, 210, 106)"},
  {x: 122/600 , y: 260/600 , w: 13/600 , h: 13/600 , colour: "rgb(205, 210, 106)"},
  {x: 185/600 , y: 260/600 , w: 23/600 , h: 13/600 , colour: "rgb(205, 210, 106)"},
  {x: 250/600 , y: 260/600 , w: 40/600 , h: 13/600 , colour: "rgb(205, 210, 106)"},
  {x: 250/600 , y: 285/600 , w: 40/600 , h: 30/600 , colour: "rgb(205, 210, 106)"},
  {x: 411/600 , y: 260/600 , w: 15/600 , h: 13/600 , colour: "rgb(205, 210, 106)"},
  {x: 537/600 , y: 260/600 , w: 13/600 , h: 13/600 , colour: "rgb(205, 210, 106)"},
  {x: 588/600 , y: 260/600 , w: 13/600 , h: 13/600 , colour: "rgb(205, 210, 106)"},

  //Yellow 5th line
  {x: 165/600 , y: 340/600 , w: 15/600 , h: 15/600 , colour: "rgb(205, 210, 106)"},
  {x: 260/600 , y: 340/600 , w: 27/600 , h: 15/600 , colour: "rgb(205, 210, 106)"},
  {x: 427/600 , y: 340/600 , w: 30/600 , h: 15/600 , colour: "rgb(205, 210, 106)"},
  {x: 562/600 , y: 340/600 , w: 13/600 , h: 15/600 , colour: "rgb(205, 210, 106)"},

  //Yellow 6th line
  {x: 107/600 , y: 375/600 , w: 15/600 , h: 15/600 , colour: "rgb(205, 210, 106)"},
  {x: 165/600 , y: 375/600 , w: 13/600 , h: 15/600 , colour: "rgb(205, 210, 106)"},
  {x: 385/600 , y: 375/600 , w: 15/600 , h: 15/600 , colour: "rgb(205, 210, 106)"},

  //Yellow 7th line
  {x: 107/600 , y: 430/600 , w: 15/600 , h: 15/600 , colour: "rgb(205, 210, 106)"},
  {x: 167/600 , y: 430/600 , w: 15/600 , h: 15/600 , colour: "rgb(205, 210, 106)"},

  //Yellow 8th line
  {x: 122/600 , y: 513/600 , w: 13/600 , h: 13/600 , colour: "rgb(205, 210, 106)"},
  {x: 185/600 , y: 513/600 , w: 15/600 , h: 13/600 , colour: "rgb(205, 210, 106)"},
  {x: 470/600 , y: 513/600 , w: 13/600 , h: 13/600 , colour: "rgb(205, 210, 106)"},

  //Yellow 9th line
  {x: 180/600 , y: 565/600 , w: 15/600 , h: 13/600 , colour: "rgb(205, 210, 106)"},
  {x: 213/600 , y: 565/600 , w: 13/600 , h: 13/600 , colour: "rgb(205, 210, 106)"},
  {x: 463/600 , y: 565/600 , w: 13/600 , h: 13/600 , colour: "rgb(205, 210, 106)"},

  //Yellow on the top
  {x: 176/600 , y: 305/600 , w: 25/600 , h: 20/600 , colour: "rgb(56, 118, 166)"},
  {x: 403/600 , y: 155/600 , w: 29/600 , h: 22/600 , colour: "rgb(56, 118, 166)"},

];

let allRectsArray = [];

class rectangleManager {
  constructor(x, y, w, h, colour) {
    this.x = x;
    this.y = y;
    this.w = w;
    this.h = h;
    this.colour = colour
  }

  display() {
    push();
    fill(this.colour);
    rect(this.drawX, this.drawY, this.drawWidth, this.drawHeight);
    pop();
  }

  updateColour(colour) {
    this.colour = colour;
  }

  calculateDrawSize(widthScale, heightScale){
    this.drawX = this.x * widthScale;
    this.drawY = this.y * heightScale;
    this.drawWidth = this.w * widthScale;
    this.drawHeight = this.h * heightScale;
  }
}

function setup() {
  createCanvas(windowWidth, windowHeight);

  for (let i = 0; i < allRectsCoords.length; i++) {
    let newRect = new rectangleManager(allRectsCoords[i].x, allRectsCoords[i].y, allRectsCoords[i].w, allRectsCoords[i].h, allRectsCoords[i].colour);
    allRectsArray.push(newRect);
  }

  resizedRectangles();

}

function draw() {
  background(30, 47, 97);
  noStroke();

  for (let i = 0; i < allRectsArray.length; i++) {
    allRectsArray[i].display();
  }
}

function mousePressed() {
  // for (let i = 0; i < allRectsArray.length; i++) {
  //   allRectsArray[i].updateColour(color([random(0, 255), random(0, 255), random(0, 255)]));
  // }
}

function windowResized(){
  resizeCanvas(windowWidth, windowHeight);
  resizedRectangles();
}

function resizedRectangles(){
  for (let i = 0; i < allRectsArray.length; i++) {
    allRectsArray[i].calculateDrawSize(windowWidth, windowHeight);
  }

}
